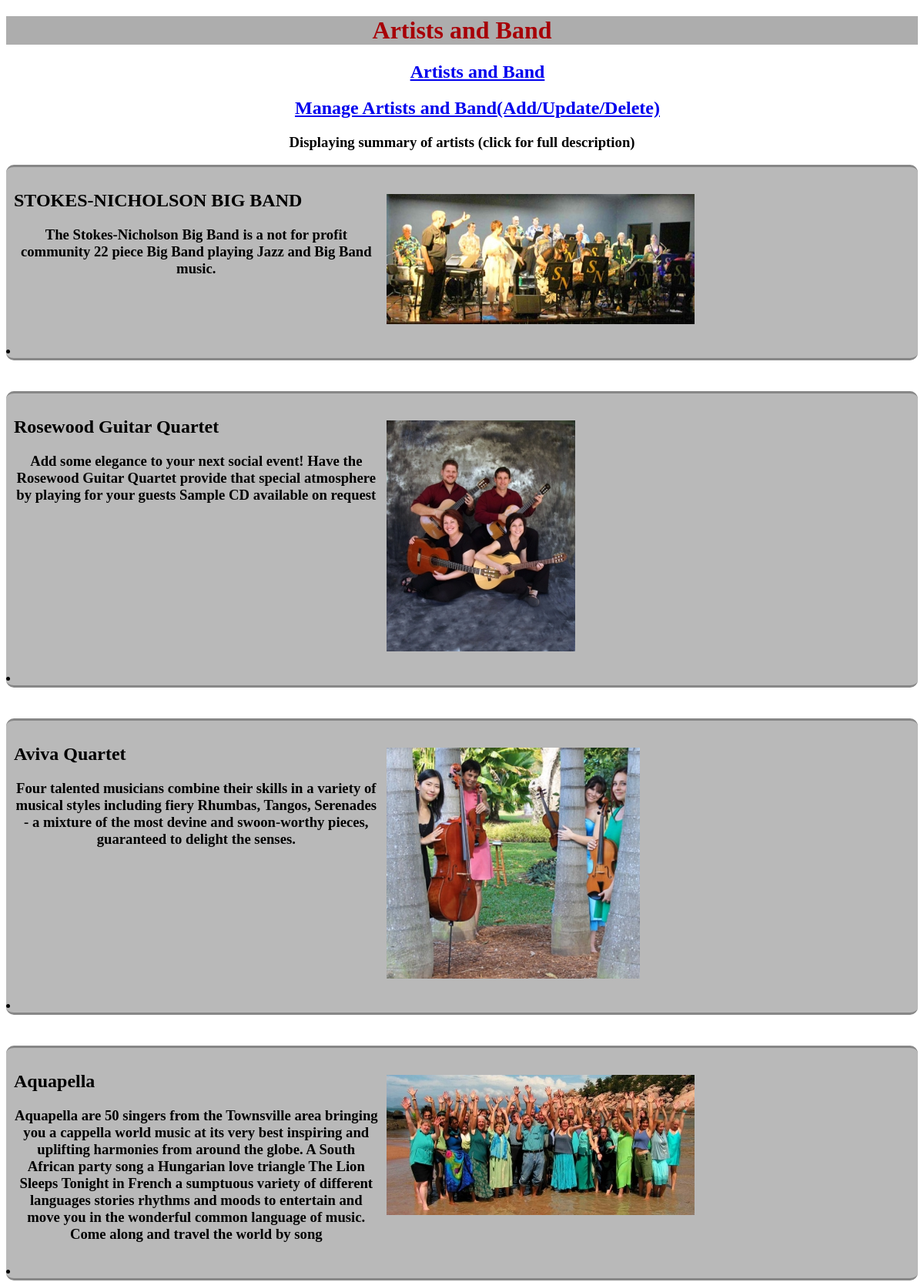
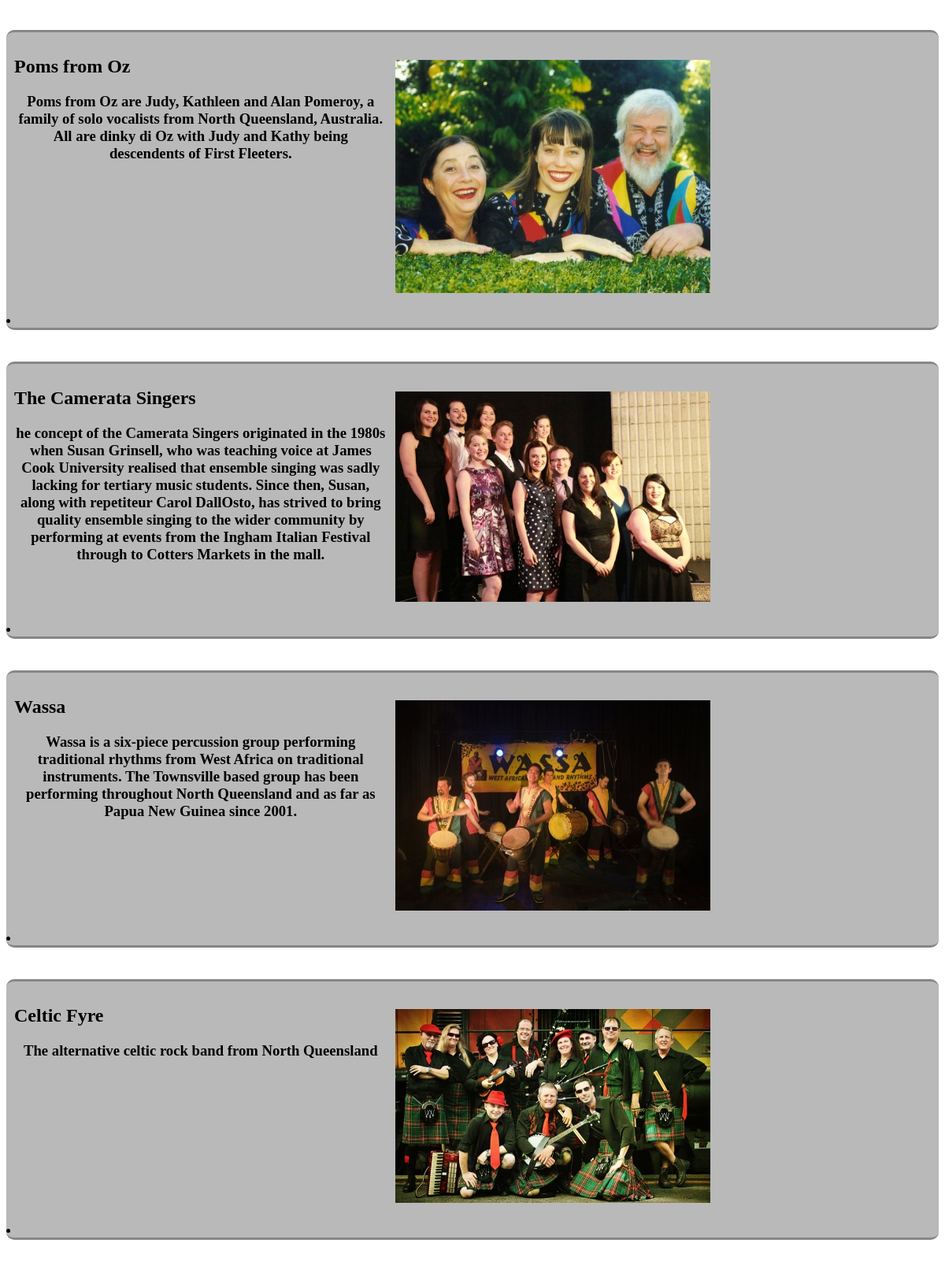
Page /dbm1/index.php (upper part) on the committed database (2 pictures, top to bottom).
### tables this page shows
CREATE TABLE "Band" (
  "band_id" integer NOT NULL PRIMARY KEY AUTOINCREMENT,
  "band_name" text NOT NULL,
  "band_email" text NOT NULL,
  "band_phone" text NOT NULL,
  "band_website" text NOT NULL,
  "band_shortBio" text NOT NULL,
  "band_longBio" text NOT NULL,
  "band_promoIcon" text NOT NULL,
  "band_promoPic" text NULL,
  "band_genre" text NOT NULL
);

### dbm1/bandList.php (the view, shortened to what this page needs)
<?php
isset($urlVar) || $urlVar = "";
include($urlVar . "inc_dbConnect.php");
echo "<link rel='stylesheet' href= 'database/styleBandList.css' type='text/css'>";
$sql = "SELECT * FROM band";
$blockTally = 1;
foreach($dbh->query($sql) as $row){
    $iconUrl = $urlVar . $row['band_promoIcon'];
    echo "<div id='band$blockTally' class='bandClass' onclick='expand($blockTally);' title='click here for more information' value='hide'>\n";
    echo "<div id='info'>\n<h2>$row[band_name]</h2>\n<h3>$row[band_shortBio]</h3>\n";
    echo "</div>\n";
    if (file_exists($iconUrl)){
        echo "<div id='icon'>\n<h2><img src='$iconUrl'></h2>\n";
    } else {
        echo "<div id='icon'>\n<h2><img src='database/images/defaultTomato.jpg'></h2>\n";
    }
    echo "</div>\n";
    echo "<div id='clearBlock'><li>\n";
    echo "</div>\n";
    echo "</div>\n";
    $blockTally++;
}?>

### dbm1/styleBandList.css (style rules this page uses)
h1, h3 { text-align: center; }
#icon { padding-top: 15px; }
#info { display: block; text-align: left; float: left; width: 40%; padding: 10px; }
#clearBlock { clear: both; }
.bandClass { background-color: #b9b9b9; width: 100%; border-bottom: solid #878787 3px; border-top: solid #878787 3px; border-radius: 10px; margin-bottom: 40px; -webkit-touch-callout: none; -webkit-user-select: none; -moz-user-select: none; -ms-user-select: none; user-select: none; }

### styleBandList.css (style rules this page uses)
#icon { padding-top: 15px; }
#info { display: block; text-align: left; float: left; width: 40%; padding: 10px; }
#clearBlock { clear: both; }
.bandClass { width: 100%; border-bottom: solid #878787 3px; border-top: solid #878787 3px; border-radius: 10px; margin-bottom: 40px; -webkit-touch-callout: none; -webkit-user-select: none; -moz-user-select: none; -ms-user-select: none; user-select: none; }

### rows in the picture
band: band_name "STOKES-NICHOLSON BIG BAND", band_shortBio "The Stokes-Nicholson Big Band is a not for profit community 22 piece Big Band playing Jazz and Big Band music.", band_promoIcon (picture)
band: band_name "Rosewood Guitar Quartet", band_shortBio "Add some elegance to your next social event! Have the Rosewood Guitar Quartet provide that special atmosphere by playing for your guests Sample CD available on request", band_promoIcon (picture)
band: band_name "Aviva Quartet", band_shortBio "Four talented musicians combine their skills in a variety of musical styles including fiery Rhumbas, Tangos, Serenades - a mixture of the most devine and swoon-worthy pieces, guaranteed to delight the senses.", band_promoIcon (picture)
band: band_name "Aquapella", band_shortBio "Aquapella are 50 singers from the Townsville area bringing you a cappella world music at its very best inspiring and uplifting harmonies from around the globe. A South African party song a Hungarian love triangle The Lion Sleeps Tonight in French a sumptuous variety of different languages stories rhythms and moods to entertain and move you in the wonderful common language of music. Come along and travel the world by song", band_promoIcon (picture)
band: band_name "Poms from Oz", band_shortBio "Poms from Oz are Judy, Kathleen and Alan Pomeroy, a family of solo vocalists from North Queensland, Australia. All are dinky di Oz with Judy and Kathy being descendents of First Fleeters.", band_promoIcon (picture)
band: band_name "The Camerata Singers", band_shortBio "he concept of the Camerata Singers originated in the 1980s when Susan Grinsell, who was teaching voice at James Cook University realised that ensemble singing was sadly lacking for tertiary music students. Since then, Susan, along with repetiteur Carol DallOsto, has strived to bring quality ensemble singing to the wider community by performing at events from the Ingham Italian Festival through to Cotters Markets in the mall.", band_promoIcon (picture)
band: band_name "Wassa", band_shortBio "Wassa is a six-piece percussion group performing traditional rhythms from West Africa on traditional instruments. The Townsville based group has been performing throughout North Queensland and as far as Papua New Guinea since 2001.", band_promoIcon (picture)
band: band_name "Celtic Fyre", band_shortBio "The alternative celtic rock band from North Queensland", band_promoIcon (picture)
